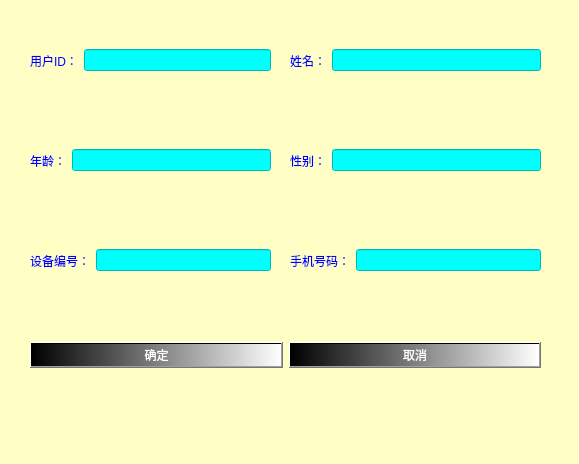
<?xml version="1.0" encoding="UTF-8"?>
<ui version="4.0">
 <class>ModifyUser_1</class>
 <widget class="QDialog" name="ModifyUser_1">
  <property name="geometry">
   <rect>
    <x>0</x>
    <y>0</y>
    <width>579</width>
    <height>464</height>
   </rect>
  </property>
  <property name="windowTitle">
   <string>ModifyUser_1</string>
  </property>
  <property name="windowIcon">
   <iconset>
    <normaloff>../My_ECG _V1.4/pic/modifyuser.png</normaloff>../My_ECG _V1.4/pic/modifyuser.png</iconset>
  </property>
  <property name="styleSheet">
   <string notr="true">background-color: rgb(255, 255, 197);</string>
  </property>
  <widget class="QWidget" name="horizontalLayoutWidget">
   <property name="geometry">
    <rect>
     <x>30</x>
     <y>20</y>
     <width>241</width>
     <height>81</height>
    </rect>
   </property>
   <layout class="QHBoxLayout" name="horizontalLayout">
    <item>
     <widget class="QLabel" name="label">
      <property name="styleSheet">
       <string notr="true">color: rgb(0, 0, 255);</string>
      </property>
      <property name="text">
       <string>用户ID：</string>
      </property>
     </widget>
    </item>
    <item>
     <widget class="QLineEdit" name="IDLineEdit">
      <property name="styleSheet">
       <string notr="true">background-color: rgb(0, 255, 255);</string>
      </property>
     </widget>
    </item>
   </layout>
  </widget>
  <widget class="QWidget" name="horizontalLayoutWidget_2">
   <property name="geometry">
    <rect>
     <x>290</x>
     <y>20</y>
     <width>251</width>
     <height>81</height>
    </rect>
   </property>
   <layout class="QHBoxLayout" name="horizontalLayout_2">
    <item>
     <widget class="QLabel" name="label_2">
      <property name="styleSheet">
       <string notr="true">color: rgb(0, 0, 255);</string>
      </property>
      <property name="text">
       <string>姓名：</string>
      </property>
     </widget>
    </item>
    <item>
     <widget class="QLineEdit" name="NameLineEdit">
      <property name="styleSheet">
       <string notr="true">background-color: rgb(0, 255, 255);</string>
      </property>
     </widget>
    </item>
   </layout>
  </widget>
  <widget class="QWidget" name="horizontalLayoutWidget_3">
   <property name="geometry">
    <rect>
     <x>30</x>
     <y>120</y>
     <width>241</width>
     <height>81</height>
    </rect>
   </property>
   <layout class="QHBoxLayout" name="horizontalLayout_3">
    <item>
     <widget class="QLabel" name="label_3">
      <property name="styleSheet">
       <string notr="true">color: rgb(0, 0, 255);</string>
      </property>
      <property name="text">
       <string>年龄：</string>
      </property>
     </widget>
    </item>
    <item>
     <widget class="QLineEdit" name="AgeLineEdit">
      <property name="styleSheet">
       <string notr="true">background-color: rgb(0, 255, 255);</string>
      </property>
     </widget>
    </item>
   </layout>
  </widget>
  <widget class="QWidget" name="horizontalLayoutWidget_4">
   <property name="geometry">
    <rect>
     <x>290</x>
     <y>120</y>
     <width>251</width>
     <height>81</height>
    </rect>
   </property>
   <layout class="QHBoxLayout" name="horizontalLayout_4">
    <item>
     <widget class="QLabel" name="label_4">
      <property name="styleSheet">
       <string notr="true">color: rgb(0, 0, 255);</string>
      </property>
      <property name="text">
       <string>性别：</string>
      </property>
     </widget>
    </item>
    <item>
     <widget class="QLineEdit" name="SexLineEdit">
      <property name="styleSheet">
       <string notr="true">background-color: rgb(0, 255, 255);</string>
      </property>
     </widget>
    </item>
   </layout>
  </widget>
  <widget class="QWidget" name="horizontalLayoutWidget_5">
   <property name="geometry">
    <rect>
     <x>30</x>
     <y>220</y>
     <width>241</width>
     <height>81</height>
    </rect>
   </property>
   <layout class="QHBoxLayout" name="horizontalLayout_5">
    <item>
     <widget class="QLabel" name="label_5">
      <property name="styleSheet">
       <string notr="true">color: rgb(0, 0, 255);</string>
      </property>
      <property name="text">
       <string>设备编号：</string>
      </property>
     </widget>
    </item>
    <item>
     <widget class="QLineEdit" name="DeviceNumberLineEdit">
      <property name="styleSheet">
       <string notr="true">background-color: rgb(0, 255, 255);</string>
      </property>
     </widget>
    </item>
   </layout>
  </widget>
  <widget class="QWidget" name="horizontalLayoutWidget_6">
   <property name="geometry">
    <rect>
     <x>290</x>
     <y>220</y>
     <width>251</width>
     <height>81</height>
    </rect>
   </property>
   <layout class="QHBoxLayout" name="horizontalLayout_6">
    <item>
     <widget class="QLabel" name="label_6">
      <property name="styleSheet">
       <string notr="true">color: rgb(0, 0, 255);</string>
      </property>
      <property name="text">
       <string>手机号码：</string>
      </property>
     </widget>
    </item>
    <item>
     <widget class="QLineEdit" name="PhoneNumberLineEdit">
      <property name="styleSheet">
       <string notr="true">background-color: rgb(0, 255, 255);</string>
      </property>
     </widget>
    </item>
   </layout>
  </widget>
  <widget class="QWidget" name="horizontalLayoutWidget_7">
   <property name="geometry">
    <rect>
     <x>30</x>
     <y>320</y>
     <width>511</width>
     <height>71</height>
    </rect>
   </property>
   <layout class="QHBoxLayout" name="horizontalLayout_7">
    <item>
     <widget class="QPushButton" name="SurePushBt">
      <property name="styleSheet">
       <string notr="true">background-color: qlineargradient(spread:pad, x1:0, y1:0, x2:1, y2:0, stop:0 rgba(0, 0, 0, 255), stop:1 rgba(255, 255, 255, 255));
color: rgb(255, 255, 255);</string>
      </property>
      <property name="text">
       <string>确定</string>
      </property>
     </widget>
    </item>
    <item>
     <widget class="QPushButton" name="OffPushBt">
      <property name="styleSheet">
       <string notr="true">background-color: qlineargradient(spread:pad, x1:0, y1:0, x2:1, y2:0, stop:0 rgba(0, 0, 0, 255), stop:1 rgba(255, 255, 255, 255));
color: rgb(255, 255, 255);</string>
      </property>
      <property name="text">
       <string>取消</string>
      </property>
     </widget>
    </item>
   </layout>
  </widget>
 </widget>
 <resources/>
 <connections/>
</ui>
